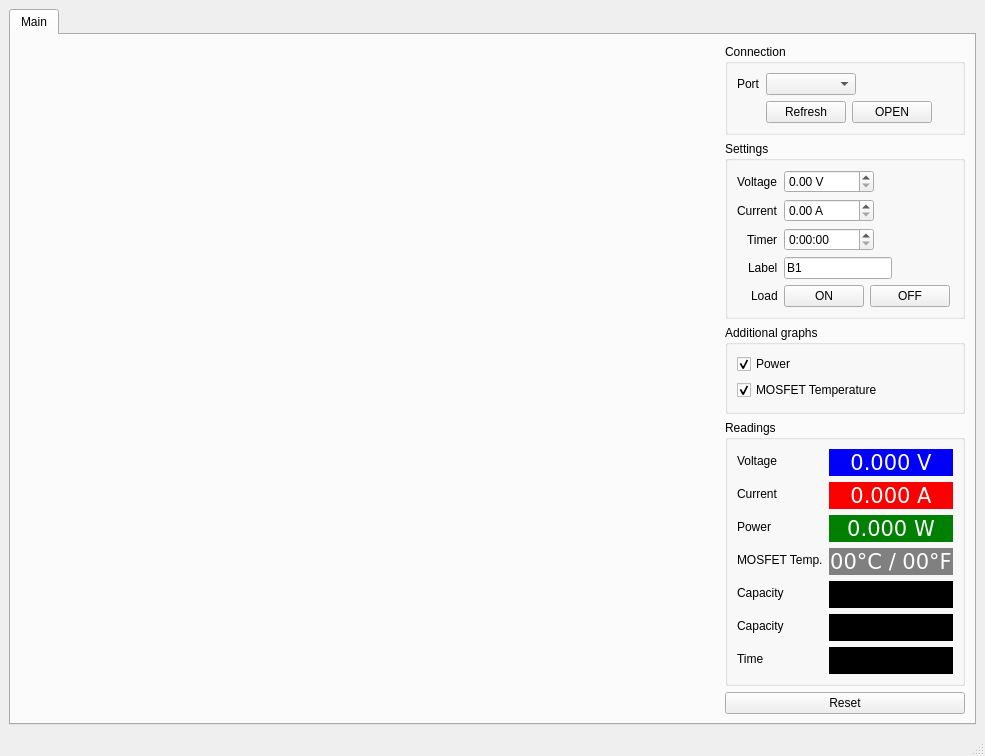
<?xml version="1.0" encoding="UTF-8"?>
<ui version="4.0">
 <class>MainWindow</class>
 <widget class="QMainWindow" name="MainWindow">
  <property name="geometry">
   <rect>
    <x>0</x>
    <y>0</y>
    <width>985</width>
    <height>700</height>
   </rect>
  </property>

  <property name="windowTitle">
   <string>Battery tester</string>
  </property>

  <widget class="QWidget" name="centralwidget">
   <layout class="QGridLayout" name="gridLayout">
    <item row="0" column="0">
     <widget class="QTabWidget" name="tabs">
      <property name="sizePolicy">
       <sizepolicy hsizetype="Expanding" vsizetype="Expanding">
        <horstretch>0</horstretch>
        <verstretch>0</verstretch>
       </sizepolicy>
      </property>
      <property name="currentIndex">
       <number>0</number>
      </property>
      <widget class="QWidget" name="tab1">
       <attribute name="title">
        <string>Main</string>
       </attribute>
       <layout class="QHBoxLayout" name="horizontalLayout_2">

        <!-- plot placeholder -->
        <item>
         <widget class="QWidget" name="plot_placeholder" native="true">
          <property name="sizePolicy">
           <sizepolicy hsizetype="MinimumExpanding" vsizetype="Expanding">
            <horstretch>9</horstretch>
            <verstretch>0</verstretch>
           </sizepolicy>
          </property>
          <property name="minimumSize">
           <size>
            <width>600</width>
            <height>400</height>
           </size>
          </property>
         </widget>
        </item>

        <!-- right sidebar -->
        <item>
         <layout class="QVBoxLayout" name="controlsLayout">

          <!-- connection block -->
          <item>
           <widget class="QGroupBox" name="connectionBox">
            <property name="title">
             <string>Connection</string>
            </property>
            <layout class="QFormLayout" name="connectionFormLayout">
             <property name="fieldGrowthPolicy">
              <enum>QFormLayout::FieldsStayAtSizeHint</enum>
             </property>
             <property name="labelAlignment">
              <set>Qt::AlignRight|Qt::AlignTrailing|Qt::AlignVCenter</set>
             </property>
             <item row="0" column="0">
              <widget class="QLabel" name="portLabel">
               <property name="text">
                <string>Port</string>
               </property>
              </widget>
             </item>
             <item row="0" column="1">
              <widget class="QComboBox" name="portCombo">
               <property name="minimumSize">
                <size>
                 <width>90</width>
                 <height>0</height>
                </size>
               </property>
              </widget>
             </item>
             <item row="1" column="1">
              <layout class="QHBoxLayout" name="connectionButtons">
               <item>
                <widget class="QPushButton" name="refreshPortsButton">
                 <property name="text">
                  <string>Refresh</string>
                 </property>
                </widget>
               </item>
               <item>
                <widget class="QPushButton" name="openButton">
                 <property name="text">
                  <string>OPEN</string>
                 </property>
                </widget>
               </item>
              </layout>
             </item>
            </layout>
           </widget>
          </item>

          <!-- settings block -->
          <item>
           <widget class="QGroupBox" name="ranges">
            <property name="title">
             <string>Settings</string>
            </property>
            <layout class="QFormLayout" name="formLayout">
             <property name="fieldGrowthPolicy">
              <enum>QFormLayout::FieldsStayAtSizeHint</enum>
             </property>
             <property name="labelAlignment">
              <set>Qt::AlignRight|Qt::AlignTrailing|Qt::AlignVCenter</set>
             </property>

             <!-- voltage -->
             <item row="0" column="0">
              <widget class="QLabel" name="label">
               <property name="text">
                <string>Voltage</string>
               </property>
              </widget>
             </item>
             <item row="0" column="1">
              <widget class="QDoubleSpinBox" name="set_voltage">
               <property name="minimumSize">
                <size>
                 <width>90</width>
                 <height>0</height>
                </size>
               </property>
               <property name="baseSize">
                <size>
                 <width>90</width>
                 <height>0</height>
                </size>
               </property>
               <property name="prefix">
                <string/>
               </property>
               <property name="suffix">
                <string> V</string>
               </property>
               <property name="singleStep">
                <double>0.100000000000000</double>
               </property>
               <property name="stepType">
                <enum>QAbstractSpinBox::AdaptiveDecimalStepType</enum>
               </property>
              </widget>
             </item>

             <!-- current -->
             <item row="1" column="0">
              <widget class="QLabel" name="label_2">
               <property name="text">
                <string>Current</string>
               </property>
              </widget>
             </item>
             <item row="1" column="1">
              <widget class="QDoubleSpinBox" name="set_current">
               <property name="minimumSize">
                <size>
                 <width>90</width>
                 <height>0</height>
                </size>
               </property>
               <property name="baseSize">
                <size>
                 <width>90</width>
                 <height>0</height>
                </size>
               </property>
               <property name="suffix">
                <string> A</string>
               </property>
               <property name="singleStep">
                <double>0.100000000000000</double>
               </property>
               <property name="stepType">
                <enum>QAbstractSpinBox::AdaptiveDecimalStepType</enum>
               </property>
              </widget>
             </item>

             <!-- timer -->
             <item row="2" column="0">
              <widget class="QLabel" name="label_7">
               <property name="text">
                <string>Timer</string>
               </property>
              </widget>
             </item>
             <item row="2" column="1">
              <widget class="QTimeEdit" name="set_timer">
               <property name="enabled">
                <bool>true</bool>
               </property>
               <property name="minimumSize">
                <size>
                 <width>90</width>
                 <height>0</height>
                </size>
               </property>
               <property name="baseSize">
                <size>
                 <width>90</width>
                 <height>0</height>
                </size>
               </property>
               <property name="currentSection">
                <enum>QDateTimeEdit::HourSection</enum>
               </property>
               <property name="displayFormat">
                <string>h:mm:ss</string>
               </property>
              </widget>
             </item>

             <!-- cell label -->
             <item row="3" column="0">
              <widget class="QLabel" name="label_8">
               <property name="text">
                <string>Label</string>
               </property>
              </widget>
             </item>
             <item row="3" column="1">
              <widget class="QLineEdit" name="cellLabel">
               <property name="sizePolicy">
                <sizepolicy hsizetype="MinimumExpanding" vsizetype="Fixed">
                 <horstretch>0</horstretch>
                 <verstretch>0</verstretch>
                </sizepolicy>
               </property>
               <property name="minimumSize">
                <size>
                 <width>90</width>
                 <height>0</height>
                </size>
               </property>
               <property name="baseSize">
                <size>
                 <width>90</width>
                 <height>0</height>
                </size>
               </property>
               <property name="text">
                <string>B1</string>
               </property>
               <property name="maxLength">
                <number>20</number>
               </property>
              </widget>
             </item>

             <!-- load on/off -->
             <item row="4" column="0">
              <widget class="QLabel" name="label_10">
               <property name="text">
                <string>Load</string>
               </property>
              </widget>
             </item>
             <item row="4" column="1">
              <layout class="QHBoxLayout" name="loadButtons">
               <property name="spacing">
                <number>6</number>
               </property>
               <item>
                <widget class="QPushButton" name="loadOnButton">
                 <property name="text">
                  <string>ON</string>
                 </property>
                 <property name="minimumSize">
                  <size>
                   <width>48</width>
                   <height>0</height>
                  </size>
                 </property>
                </widget>
               </item>
               <item>
                <widget class="QPushButton" name="loadOffButton">
                 <property name="text">
                  <string>OFF</string>
                 </property>
                 <property name="minimumSize">
                  <size>
                   <width>48</width>
                   <height>0</height>
                  </size>
                 </property>
                </widget>
               </item>
              </layout>
             </item>

            </layout>
           </widget>
          </item>

          <!-- graphs block -->
          <item>
           <widget class="QGroupBox" name="enabledgraphs">
            <property name="title">
             <string>Additional graphs</string>
            </property>
            <layout class="QFormLayout" name="formLayout">
             <property name="fieldGrowthPolicy">
              <enum>QFormLayout::FieldsStayAtSizeHint</enum>
             </property>
             <property name="labelAlignment">
              <set>Qt::AlignRight|Qt::AlignTrailing|Qt::AlignVCenter</set>
             </property>
             
             <item row="2" column="0">
              <widget class="QCheckBox" name="checkbox_p">
               <property name="text">
                <string>Power</string>
               </property>
               <property name="checked">
                <bool>true</bool>
               </property>
              </widget>
             </item>

             <item row="3" column="0">
              <widget class="QCheckBox" name="checkbox_t">
               <property name="text">
                <string>MOSFET Temperature</string>
               </property>
               <property name="checked">
                <bool>true</bool>
               </property>
              </widget>
             </item>

            </layout>
           </widget>
          </item>

          <!-- readings block -->
          <item>
           <widget class="QGroupBox" name="groupBox">
            <property name="title">
             <string>Readings</string>
            </property>
            <layout class="QFormLayout" name="formLayout_2">
             <property name="fieldGrowthPolicy">
              <enum>QFormLayout::AllNonFixedFieldsGrow</enum>
             </property>

             <item row="0" column="0">
              <widget class="QLabel" name="label_3">
               <property name="text">
                <string>Voltage</string>
               </property>
              </widget>
             </item>
             <item row="0" column="1">
              <widget class="QLabel" name="readVoltage">
               <property name="palette">
                <palette>
                 <active>
                  <colorrole role="WindowText">
                   <brush brushstyle="SolidPattern">
                    <color alpha="255">
                     <red>255</red>
                     <green>255</green>
                     <blue>255</blue>
                    </color>
                   </brush>
                  </colorrole>
                 </active>
                 <inactive>
                  <colorrole role="WindowText">
                   <brush brushstyle="SolidPattern">
                    <color alpha="255">
                     <red>255</red>
                     <green>255</green>
                     <blue>255</blue>
                    </color>
                   </brush>
                  </colorrole>
                 </inactive>
                 <disabled>
                  <colorrole role="WindowText">
                   <brush brushstyle="SolidPattern">
                    <color alpha="255">
                     <red>160</red>
                     <green>162</green>
                     <blue>162</blue>
                    </color>
                   </brush>
                  </colorrole>
                 </disabled>
                </palette>
               </property>
               <property name="font">
                <font>
                 <pointsize>16</pointsize>
                </font>
               </property>
               <property name="styleSheet">
                <string notr="true">border-radius:0.4em;border:1px solid #0000fa; background:#0000fa;</string>
               </property>
               <property name="text">
                <string>&lt;pre&gt;0.000 V&lt;/pre&gt;</string>
               </property>
               <property name="alignment">
                <set>Qt::AlignCenter</set>
               </property>
              </widget>
             </item>

             <item row="1" column="0">
              <widget class="QLabel" name="readCurrentLabel">
               <property name="text">
                <string>Current</string>
               </property>
              </widget>
             </item>
             <item row="1" column="1">
              <widget class="QLabel" name="readCurrent">
               <property name="palette">
                <palette>
                 <active>
                  <colorrole role="WindowText">
                   <brush brushstyle="SolidPattern">
                    <color alpha="255">
                     <red>255</red>
                     <green>255</green>
                     <blue>255</blue>
                    </color>
                   </brush>
                  </colorrole>
                 </active>
                 <inactive>
                  <colorrole role="WindowText">
                   <brush brushstyle="SolidPattern">
                    <color alpha="255">
                     <red>255</red>
                     <green>255</green>
                     <blue>255</blue>
                    </color>
                   </brush>
                  </colorrole>
                 </inactive>
                 <disabled>
                  <colorrole role="WindowText">
                   <brush brushstyle="SolidPattern">
                    <color alpha="255">
                     <red>255</red>
                     <green>255</green>
                     <blue>255</blue>
                    </color>
                   </brush>
                  </colorrole>
                 </disabled>
                </palette>
               </property>
               <property name="font">
                <font>
                 <pointsize>16</pointsize>
                </font>
               </property>
               <property name="styleSheet">
                <string notr="true">border-radius:0.4em;border:1px solid #fa0000; background:#fa0000;</string>
               </property>
               <property name="text">
                <string>&lt;pre&gt;0.000 A&lt;/pre&gt;</string>
               </property>
               <property name="alignment">
                <set>Qt::AlignCenter</set>
               </property>
              </widget>
             </item>

             <item row="2" column="1">
              <widget class="QLabel" name="Wattage">
               <property name="palette">
                <palette>
                 <active>
                  <colorrole role="WindowText">
                   <brush brushstyle="SolidPattern">
                    <color alpha="255">
                     <red>255</red>
                     <green>255</green>
                     <blue>255</blue>
                    </color>
                   </brush>
                  </colorrole>
                 </active>
                 <inactive>
                  <colorrole role="WindowText">
                   <brush brushstyle="SolidPattern">
                    <color alpha="255">
                     <red>255</red>
                     <green>255</green>
                     <blue>255</blue>
                    </color>
                   </brush>
                  </colorrole>
                 </inactive>
                 <disabled>
                  <colorrole role="WindowText">
                   <brush brushstyle="SolidPattern">
                    <color alpha="255">
                     <red>255</red>
                     <green>255</green>
                     <blue>255</blue>
                    </color>
                   </brush>
                  </colorrole>
                 </disabled>
                </palette>
               </property>
               <property name="font">
                <font>
                 <pointsize>16</pointsize>
                </font>
               </property>
               <property name="styleSheet">
                <string notr="true">border-radius:0.4em;border:1px solid #008000; background:#008000;</string>
               </property>
               <property name="text">
                <string>&lt;pre&gt;0.000 W&lt;/pre&gt;</string>
               </property>
               <property name="alignment">
                <set>Qt::AlignCenter</set>
               </property>
              </widget>
             </item>

             <item row="2" column="0">
              <widget class="QLabel" name="label_12">
               <property name="text">
                <string>Power</string>
               </property>
              </widget>
             </item>
             
             <item row="3" column="1">
              <widget class="QLabel" name="readTemp">
               <property name="palette">
                <palette>
                 <active>
                  <colorrole role="WindowText">
                   <brush brushstyle="SolidPattern">
                    <color alpha="255">
                     <red>255</red>
                     <green>255</green>
                     <blue>255</blue>
                    </color>
                   </brush>
                  </colorrole>
                 </active>
                 <inactive>
                  <colorrole role="WindowText">
                   <brush brushstyle="SolidPattern">
                    <color alpha="255">
                     <red>255</red>
                     <green>255</green>
                     <blue>255</blue>
                    </color>
                   </brush>
                  </colorrole>
                 </inactive>
                 <disabled>
                  <colorrole role="WindowText">
                   <brush brushstyle="SolidPattern">
                    <color alpha="255">
                     <red>255</red>
                     <green>255</green>
                     <blue>255</blue>
                    </color>
                   </brush>
                  </colorrole>
                 </disabled>
                </palette>
               </property>
               <property name="font">
                <font>
                 <pointsize>16</pointsize>
                </font>
               </property>
               <property name="styleSheet">
                <string notr="true">border-radius:0.4em;border:1px solid #808080; background:#808080;</string>
               </property>
               <property name="text">
                <string>&lt;pre&gt;00°C / 00°F&lt;/pre&gt;</string>
               </property>
               <property name="alignment">
                <set>Qt::AlignCenter</set>
               </property>
              </widget>
             </item>
             <item row="3" column="0">
              <widget class="QLabel" name="label_11">
               <property name="text">
                <string>MOSFET Temp.</string>
               </property>
              </widget>
             </item>
             
             <item row="5" column="1">
              <widget class="QLabel" name="readCapAH">
               <property name="font">
                <font>
                 <pointsize>16</pointsize>
                </font>
               </property>
               <property name="styleSheet">
                <string notr="true">border-radius:0.4em;border:1px solid; background:#000;</string>
               </property>
               <property name="text">
                <string>&lt;pre&gt;0.000 Ah&lt;/pre&gt;</string>
               </property>
               <property name="alignment">
                <set>Qt::AlignCenter</set>
               </property>
              </widget>
             </item>
             <item row="5" column="0">
              <widget class="QLabel" name="label_5">
               <property name="text">
                <string>Capacity</string>
               </property>
              </widget>
             </item>

             <item row="6" column="0">
              <widget class="QLabel" name="label_6">
               <property name="text">
                <string>Capacity</string>
               </property>
              </widget>
             </item>
             <item row="6" column="1">
              <widget class="QLabel" name="readCapWH">
               <property name="font">
                <font>
                 <pointsize>16</pointsize>
                </font>
               </property>
               <property name="styleSheet">
                <string notr="true">border-radius:0.4em;border:1px solid; background:#000;</string>
               </property>
               <property name="text">
                <string>&lt;pre&gt;0.000 Wh&lt;/pre&gt;</string>
               </property>
               <property name="alignment">
                <set>Qt::AlignCenter</set>
               </property>
              </widget>
             </item>

             <item row="7" column="1">
              <widget class="QLabel" name="readTime">
               <property name="font">
                <font>
                 <pointsize>16</pointsize>
                </font>
               </property>
               <property name="styleSheet">
                <string notr="true">border-radius:0.4em;border:1px solid; background:#000;</string>
               </property>
               <property name="text">
                <string>&lt;pre&gt;00:00:00&lt;/pre&gt;</string>
               </property>
               <property name="alignment">
                <set>Qt::AlignCenter</set>
               </property>
              </widget>
             </item>
             <item row="7" column="0">
              <widget class="QLabel" name="label_9">
               <property name="text">
                <string>Time</string>
               </property>
              </widget>
             </item>



            </layout>
           </widget>
          </item>

          <!-- reset button -->
          <item>
           <widget class="QPushButton" name="resetButton">
            <property name="text">
             <string>Reset</string>
            </property>
           </widget>
          </item>
         </layout>
        </item>
       </layout>
      </widget>
     </widget>
    </item>
   </layout>
  </widget>
  <widget class="QStatusBar" name="statusbar"/>
 </widget>
 <resources/>
 <connections/>
</ui>
